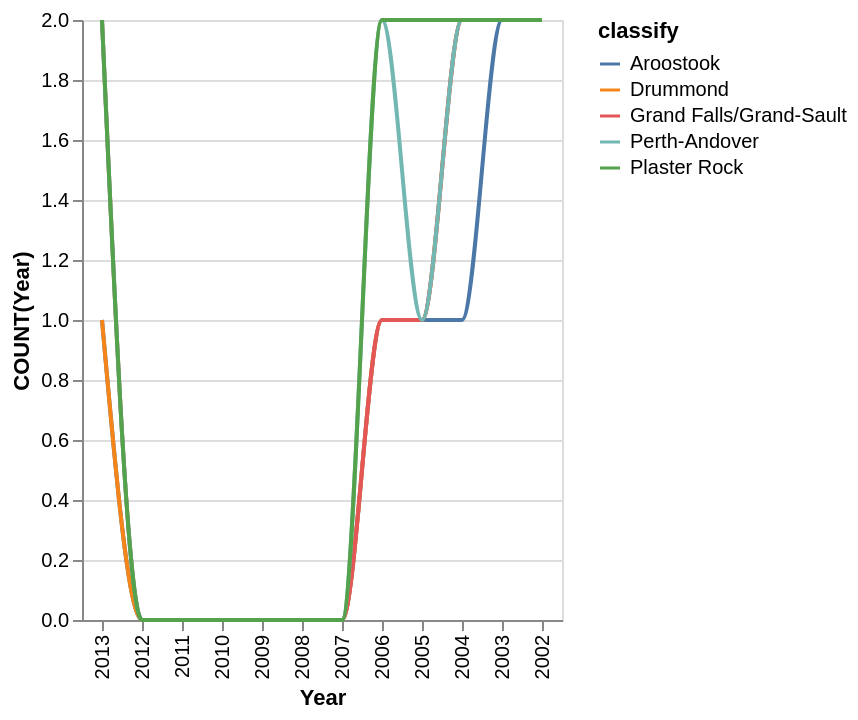

Specify this chart in Vega-Lite:
### Vega-Lite specification from a JSON file in a GitHub repository (floating-point values rounded to 4 significant figures)
{"data": {"values": [{"x_data": "2013", "y_data": 1, "classify": "Aroostook"}, {"x_data": "2012", "y_data": 0, "classify": "Aroostook"}, {"x_data": "2011", "y_data": 0, "classify": "Aroostook"}, {"x_data": "2010", "y_data": 0, "classify": "Aroostook"}, {"x_data": "2009", "y_data": 0, "classify": "Aroostook"}, {"x_data": "2008", "y_data": 0, "classify": "Aroostook"}, {"x_data": "2007", "y_data": 0, "classify": "Aroostook"}, {"x_data": "2006", "y_data": 1, "classify": "Aroostook"}, {"x_data": "2005", "y_data": 1, "classify": "Aroostook"}, {"x_data": "2004", "y_data": 1, "classify": "Aroostook"}, {"x_data": "2003", "y_data": 2, "classify": "Aroostook"}, {"x_data": "2002", "y_data": 2, "classify": "Aroostook"}, {"x_data": "2013", "y_data": 1, "classify": "Drummond"}, {"x_data": "2012", "y_data": 0, "classify": "Drummond"}, {"x_data": "2011", "y_data": 0, "classify": "Drummond"}, {"x_data": "2010", "y_data": 0, "classify": "Drummond"}, {"x_data": "2009", "y_data": 0, "classify": "Drummond"}, {"x_data": "2008", "y_data": 0, "classify": "Drummond"}, {"x_data": "2007", "y_data": 0, "classify": "Drummond"}, {"x_data": "2006", "y_data": 1, "classify": "Drummond"}, {"x_data": "2005", "y_data": 1, "classify": "Drummond"}, {"x_data": "2004", "y_data": 2, "classify": "Drummond"}, {"x_data": "2003", "y_data": 2, "classify": "Drummond"}, {"x_data": "2002", "y_data": 2, "classify": "Drummond"}, {"x_data": "2013", "y_data": 2, "classify": "Grand Falls/Grand-Sault"}, {"x_data": "2012", "y_data": 0, "classify": "Grand Falls/Grand-Sault"}, {"x_data": "2011", "y_data": 0, "classify": "Grand Falls/Grand-Sault"}, {"x_data": "2010", "y_data": 0, "classify": "Grand Falls/Grand-Sault"}, {"x_data": "2009", "y_data": 0, "classify": "Grand Falls/Grand-Sault"}, {"x_data": "2008", "y_data": 0, "classify": "Grand Falls/Grand-Sault"}, {"x_data": "2007", "y_data": 0, "classify": "Grand Falls/Grand-Sault"}, {"x_data": "2006", "y_data": 1, "classify": "Grand Falls/Grand-Sault"}, {"x_data": "2005", "y_data": 1, "classify": "Grand Falls/Grand-Sault"}, {"x_data": "2004", "y_data": 2, "classify": "Grand Falls/Grand-Sault"}, {"x_data": "2003", "y_data": 2, "classify": "Grand Falls/Grand-Sault"}, {"x_data": "2002", "y_data": 2, "classify": "Grand Falls/Grand-Sault"}, {"x_data": "2013", "y_data": 2, "classify": "Perth-Andover"}, {"x_data": "2012", "y_data": 0, "classify": "Perth-Andover"}, {"x_data": "2011", "y_data": 0, "classify": "Perth-Andover"}, {"x_data": "2010", "y_data": 0, "classify": "Perth-Andover"}, {"x_data": "2009", "y_data": 0, "classify": "Perth-Andover"}, {"x_data": "2008", "y_data": 0, "classify": "Perth-Andover"}, {"x_data": "2007", "y_data": 0, "classify": "Perth-Andover"}, {"x_data": "2006", "y_data": 2, "classify": "Perth-Andover"}, {"x_data": "2005", "y_data": 1, "classify": "Perth-Andover"}, {"x_data": "2004", "y_data": 2, "classify": "Perth-Andover"}, {"x_data": "2003", "y_data": 2, "classify": "Perth-Andover"}, {"x_data": "2002", "y_data": 2, "classify": "Perth-Andover"}, {"x_data": "2013", "y_data": 2, "classify": "Plaster Rock"}, {"x_data": "2012", "y_data": 0, "classify": "Plaster Rock"}, {"x_data": "2011", "y_data": 0, "classify": "Plaster Rock"}, {"x_data": "2010", "y_data": 0, "classify": "Plaster Rock"}, {"x_data": "2009", "y_data": 0, "classify": "Plaster Rock"}, {"x_data": "2008", "y_data": 0, "classify": "Plaster Rock"}, {"x_data": "2007", "y_data": 0, "classify": "Plaster Rock"}, {"x_data": "2006", "y_data": 2, "classify": "Plaster Rock"}, {"x_data": "2005", "y_data": 2, "classify": "Plaster Rock"}, {"x_data": "2004", "y_data": 2, "classify": "Plaster Rock"}, {"x_data": "2003", "y_data": 2, "classify": "Plaster Rock"}, {"x_data": "2002", "y_data": 2, "classify": "Plaster Rock"}]}, "mark": {"type": "line", "interpolate": "monotone"}, "encoding": {"x": {"field": "x_data", "type": "nominal", "title": "Year", "sort": "descending"}, "y": {"field": "y_data", "type": "quantitative", "title": "COUNT(Year)"}, "color": {"field": "classify"}}}
